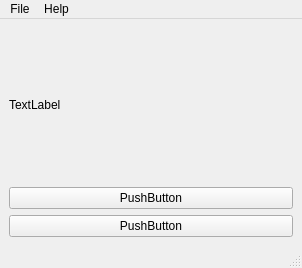
<?xml version="1.0" encoding="UTF-8"?>
<ui version="4.0">
 <class>MainWindow</class>
 <widget class="QMainWindow" name="MainWindow">
  <property name="geometry">
   <rect>
    <x>0</x>
    <y>0</y>
    <width>302</width>
    <height>268</height>
   </rect>
  </property>
  <property name="windowTitle">
   <string>DS Amadeus App v1.0</string>
  </property>
  <widget class="QWidget" name="centralwidget">
   <layout class="QGridLayout" name="gridLayout">
    <item row="1" column="0">
     <layout class="QVBoxLayout" name="verticalLayout">
      <item>
       <widget class="QLabel" name="label">
        <property name="text">
         <string>TextLabel</string>
        </property>
       </widget>
      </item>
      <item>
       <widget class="QPushButton" name="pushButton_2">
        <property name="text">
         <string>PushButton</string>
        </property>
       </widget>
      </item>
      <item>
       <widget class="QPushButton" name="pushButton">
        <property name="text">
         <string>PushButton</string>
        </property>
       </widget>
      </item>
     </layout>
    </item>
   </layout>
  </widget>
  <widget class="QMenuBar" name="menubar">
   <property name="geometry">
    <rect>
     <x>0</x>
     <y>0</y>
     <width>302</width>
     <height>18</height>
    </rect>
   </property>
   <widget class="QMenu" name="menuFile">
    <property name="title">
     <string>File</string>
    </property>
    <addaction name="actionExit"/>
   </widget>
   <widget class="QMenu" name="menuHelp">
    <property name="title">
     <string>Help</string>
    </property>
    <addaction name="actionAbout"/>
   </widget>
   <addaction name="menuFile"/>
   <addaction name="menuHelp"/>
  </widget>
  <widget class="QStatusBar" name="statusbar"/>
  <action name="actionExit">
   <property name="text">
    <string>Exit</string>
   </property>
  </action>
  <action name="actionAbout">
   <property name="text">
    <string>About</string>
   </property>
  </action>
 </widget>
 <resources/>
 <connections/>
</ui>
